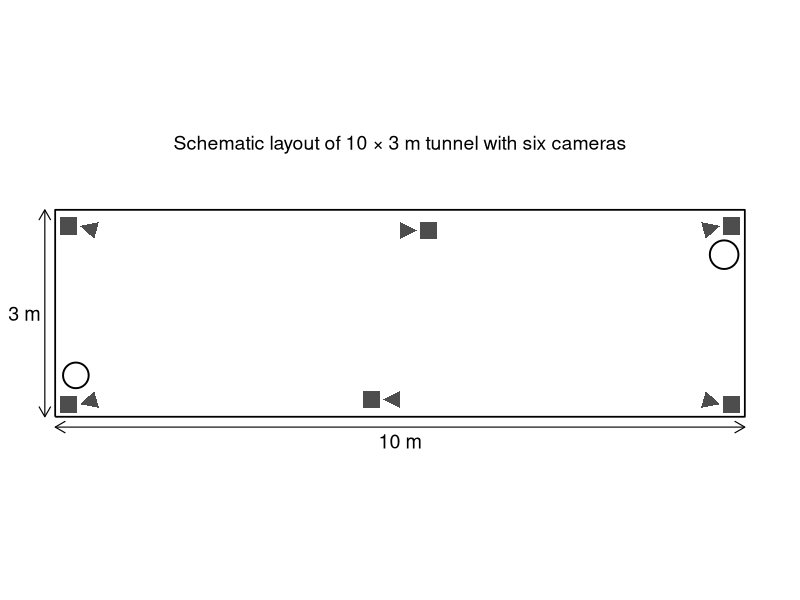

The R script that drew this image:
# Pakete
library(ggplot2)
library(dplyr)
library(grid)  # für unit()

# --- Parameter ---
L <- 10   # Länge (m)
W <- 3    # Breite (m)
cam_size <- 0.25  # Grundmaß für Kameras (Dreieckskantenhöhe & Quadrat-Kantenlänge)

# --- Hilfsfunktionen ---------------------------------------------------------

# Punkte (x,y) um (cx,cy) drehen; angle in Grad (mathematisch positiv = gegen Uhrzeigersinn)
rotate <- function(x, y, cx, cy, angle){
  rad <- angle * pi/180
  xr <- (x - cx)*cos(rad) - (y - cy)*sin(rad) + cx
  yr <- (x - cx)*sin(rad) + (y - cy)*cos(rad) + cy
  data.frame(x = xr, y = yr)
}

# Dreieck: standardmäßig zeigt die BASIS nach +x (Spitze nach -x).
# -> 'angle' gibt die Richtung an, in die die BASIS zeigen soll.
triangle_df <- function(cx, cy, size = 0.25, angle = 0){
  # Basis liegt rechts vom Mittelpunkt, Spitze links
  base <- data.frame(
    x = c(cx - size, cx + 0,     cx + 0),
    y = c(cy,        cy - size/2, cy + size/2)
  )
  rotate(base$x, base$y, cx, cy, angle)
}

# Winkel (in Grad) vom Punkt (cx,cy) zu Ziel (tx,ty) relativ zu +x
angle_to <- function(cx, cy, tx, ty){
  atan2(ty - cy, tx - cx) * 180/pi
}

# --- Funktion zum Freisetzen von Kreisen ------------------------------------

add_circle <- function(p, x, y, size = 6, stroke = 1, fill = "white", color = "black") {
  p +
    geom_point(
      data  = data.frame(x = x, y = y),
      aes(x = x, y = y),
      shape = 21,      # Kreis
      size  = size,    # optische Größe
      stroke = stroke, # Randstärke
      fill  = fill,
      color = color
    )
}

# -----------------------------------------------------------------------------

# Abstände nach innen (y)
# Abstände nach innen (y)
y_inset_top <- 0.30  # oben 40 cm nach innen  (prüfe Kommentar vs. Wert)
y_inset_bot <- 0.25  # unten 30 cm nach innen

# Kamera-Positionen (3 oben, 3 unten)
xs <- c(0.6, L/2, 9.4)  # links, Mitte, rechts
pos <- tibble::tibble(
  x   = c(xs, xs),
  y   = c(rep(W - y_inset_top, 3), rep(0 + y_inset_bot, 3)),
  row = rep(c("top","bot"), each = 3)
)


# Geometrische Mitte als Ziel für äußere Kameras
target_x <- L/2
target_y <- W/2

# Winkel festlegen
pos <- pos %>%
  mutate(
    is_middle = abs(x - L/2) < 1e-9,
    base_angle = dplyr::case_when(
      is_middle & row == "top" ~ 180,          # oben Mitte: Basis nach links
      is_middle & row == "bot" ~   0,          # unten Mitte: Basis nach rechts
      TRUE ~ angle_to(x, y, target_x, target_y)   # äußere: Basis zeigt zur Mitte
    )
  )

# Polygone für Kamera-Dreiecke erzeugen
cams <- pos %>%
  rowwise() %>%
  do({
    tri <- triangle_df(.$x, .$y, size = cam_size, angle = .$base_angle)
    cbind(tri, id = paste0(.$row, "_x", sprintf("%.2f", .$x)))
  }) %>%
  ungroup()

# --- Quadrate an die Dreiecksspitzen setzen (gleiche Farbe & Größe) ----------

sq_size <- cam_size                 # Kantenlänge = cam_size
sq_gap  <- cam_size * 0.16          # kleiner Abstand proportional zu cam_size
mid_x   <- L/2

# Apex je Dreieck als eigene Spalten benennen und pos-Infos sauber joinen
tips <- cams %>%
  group_by(id) %>% slice(1) %>% ungroup() %>%
  rename(apex_x = x, apex_y = y) %>%
  left_join(pos %>% mutate(id = paste0(row, "_x", sprintf("%.2f", x))),
            by = "id")
# Jetzt existieren: apex_x/apex_y (Spitze des Polygons) UND x/y/row/is_middle (Kameraposition)

squares <- tips %>%
  rowwise() %>%
  mutate(
    # gewünschte Logik:
    # - außen links/rechts: seitlich neben die Spitze
    # - mitte oben: rechts vom Dreieck
    # - mitte unten: links vom Dreieck
    off_x = case_when(
      !is_middle & x <  mid_x ~ -(sq_gap + sq_size/2),  # links außen -> links
      !is_middle & x >  mid_x ~  (sq_gap + sq_size/2),  # rechts außen -> rechts
      is_middle   & row == "top" ~  (sq_gap + sq_size/2),  # Mitte oben -> rechts
      is_middle   & row == "bot" ~ -(sq_gap + sq_size/2),  # Mitte unten -> links
      TRUE ~ 0
    ),
    off_y = 0,  # bei der mittleren Kamera nicht vertikal versetzen
    cx = apex_x + off_x, cy = apex_y + off_y,
    xmin = cx - sq_size/2, xmax = cx + sq_size/2,
    ymin = cy - sq_size/2, ymax = cy + sq_size/2
  ) %>% ungroup()

# Tunnel-Umriss
rect <- data.frame(
  x = c(0, L, L, 0, 0),
  y = c(0, 0, W, W, 0)
)

# Maßpfeile (10 m / 3 m)
dim_segments <- dplyr::bind_rows(
  # horizontal (unten)
  data.frame(x = 0, xend = L, y = -0.15, yend = -0.15,
             label = "10 m", lx = L/2, ly = -0.35),
  # vertikal (links)
  data.frame(x = -0.15, xend = -0.15, y = 0, yend = W,
             label = "3 m",  lx = -0.45, ly = W/2)
)

# --- Plot --------------------------------------------------------------------

p <- ggplot() +
  geom_path(data = rect, aes(x, y), linewidth = 0.6) +
  # Dreiecke (Kameras)
  geom_polygon(data = cams, aes(x, y, group = id), fill = "grey30") +
  # Quadrate (Gehäuse) – gleiche Farbe & Maß wie Dreiecke
  geom_rect(data = squares,
            aes(xmin = xmin, xmax = xmax, ymin = ymin, ymax = ymax),
            fill = "grey30", color = NA) +
  # Maßlinien
  geom_segment(data = dim_segments,
               aes(x = x, xend = xend, y = y, yend = yend),
               arrow = arrow(length = unit(3, "mm"), ends = "both"),
               linewidth = 0.4) +
  geom_text(data = dim_segments, aes(x = lx, y = ly, label = label), size = 5) +
  ggtitle("Schematic layout of 10 × 3 m tunnel with six cameras") +
  coord_equal(xlim = c(-0.8, L + 0.8), ylim = c(-0.8, W + 0.8), expand = FALSE) +
  theme_void() +
  theme(plot.title = element_text(hjust = 0.5, size = 14))

# --- Beispiel: Kreise hinzufügen --------------------------------------------
p <- add_circle(p, x = 9.7, y = 2.35, size = 9)   # oben rechts
p <- add_circle(p, x = 0.3, y = 0.6, size = 8)   # unten links

# Anzeigen
print(p)
